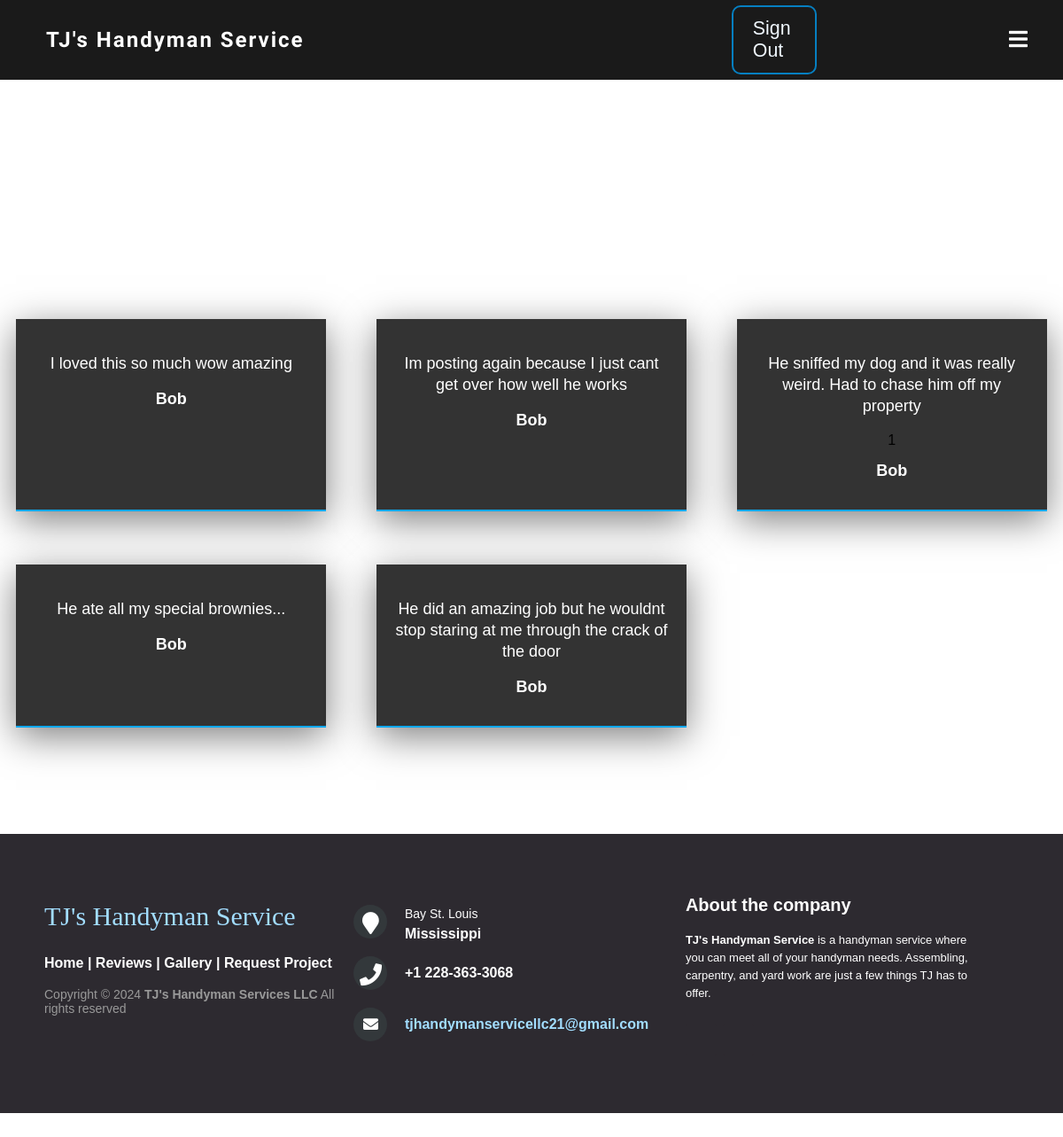
Screenshot of /reviews/ (signed in) with the database file from the repository.
### capStoneApp/models.py (models this page shows, shortened)
class Review(models.Model):
    user = models.ForeignKey(User, on_delete=models.CASCADE)
    text = models.TextField()
    rating = models.IntegerField(default=0)
    created_at = models.DateTimeField(auto_now_add=True)

### capStoneApp/views.py (the view)
# urls.py: path('reviews/', views.reviews, name='reviews'),
@login_required
def reviews(request):
    reviews = Review.objects.all()
    return render(request, 'reviews.html', {'reviews': reviews})

### capStoneApp/templates/reviews.html (shortened to what this page needs)
{% extends 'index.html' %}
{% load static %}
{% block content %}
<head>
  <link rel="stylesheet" href="{% static "reviews.css" %}">
</head>
<body>
  <div class="testimonials">
    {% for review in reviews %}
    <div class="card">
        <div class="layer"></div>
        <div class="content">
            <p>{{review.text}}</p>
              {% if review.rating == 1 %}
                <div class="stars">{{review.rating}}</div>
              {% endif %}
                <div class="details"><h2>{{review.user}}</h2></div>
        </div>
    </div>
    {% endfor %}
  </div>
</body>
{% endblock %}

### capStoneApp/static/styles.css (style rules this page uses)
html { min-width: 550px; position: relative; }
body { background-color: #ffffff; }

### capStoneApp/static/navBar.css (style rules this page uses)
*, *::before, *::after { box-sizing: border-box; }
body { margin: 0; padding: 0; background-color: white; font-family: "Ubuntu", sans-serif; }

### capStoneApp/static/reviews.css (style rules this page uses)
body { margin: 0; padding: 0; width: 100%; height: 100%; font-family: sans-serif; }
.testimonials { margin: 200px auto 100px; display: grid; grid-template-columns: repeat(auto-fit, minmax(350px,1fr)); grid-gap: 20px; }
.testimonials .card { position: relative; width:350px; margin: 20px auto; background:#333; padding: 20px; box-sizing: border-box; text-align: center; box-shadow: 0 10px 40px rgba(0,0,0,.5); overflow: hidden; }
.testimonials .card .layer { position: absolute; top:calc(100% - 2px); left:0; width:100%; height: 100%; background: linear-gradient(#03a9f4, #05032c); z-index: 1; transition: 0.5s; }
.testimonials .card .content { position: relative; z-index: 2; }
.testimonials .card .content p { font-size: 18px; line-height: 24px; color:#fff; }
.testimonials .card .content .details h2 { font-size: 18px; color: #fff; }

### rows the page displays
Review: text "I loved this so much wow amazing", user "Bob"
Review: text "Im posting again because I just cant get over how well he works", user "Bob"
Review: text "He sniffed my dog and it was really weird. Had to chase him off my property", rating "1", user "Bob"
Review: text "He ate all my special brownies...", user "Bob"
Review: text "He did an amazing job but he wouldnt stop staring at me through the crack of the door", user "Bob"
